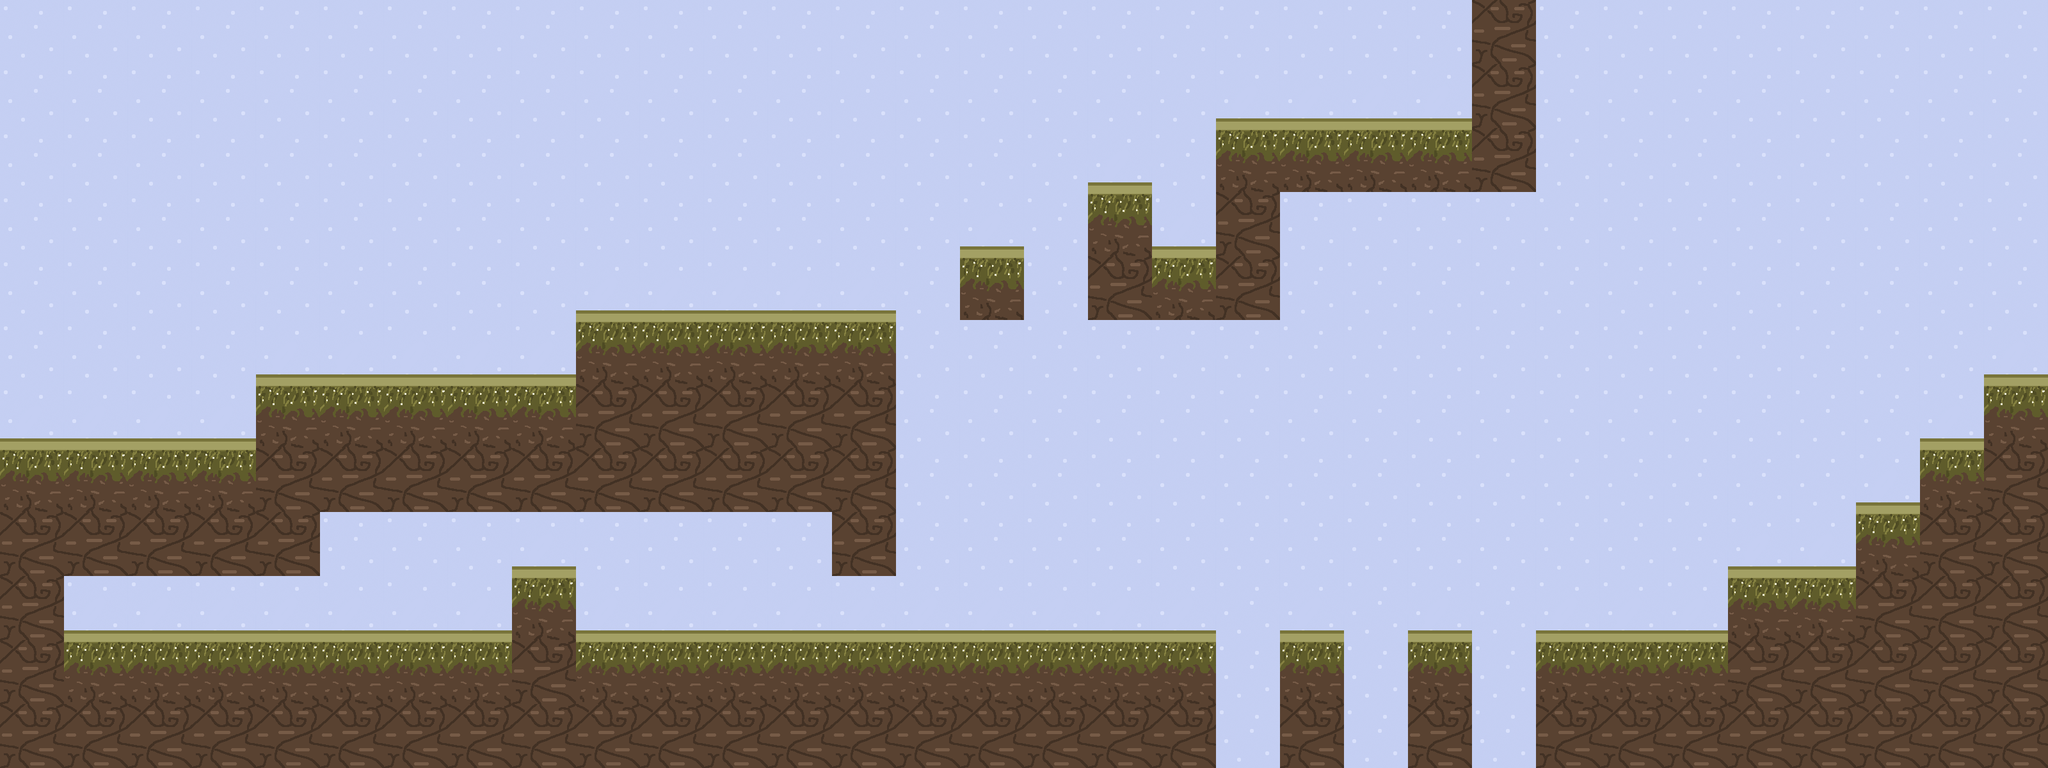

A level layout from a 2D game, rendered from its tile map. Below: a short description, then the map file with tile-grid data replaced by summaries:
An orthogonal 32x12 tile map with 100x100 px tiles, 1 tile layer (Слой тайлов 1), 7 tilesets and 57 objects.

<map version="1.2" tiledversion="1.3.3" orientation="orthogonal" renderorder="right-down" width="32" height="12" tilewidth="100" tileheight="100" infinite="0" nextlayerid="3" nextobjectid="68">
 <editorsettings>
  <export target="Level2Map..tmx" format="tmx" />
 </editorsettings>
 <tileset firstgid="1" source="Level1TileMap.tsx" />
 <tileset firstgid="5" name="flag" tilewidth="83" tileheight="83" tilecount="1" columns="1">
  <image source="../flag1.png" width="83" height="83" />
  <tile id="0">
   <properties>
    <property name="message" value="Hello, World!" />
    <property name="name" value="Sign" />
   </properties>
  </tile>
 </tileset>
 <tileset firstgid="6" name="emenySt1" tilewidth="100" tileheight="100" tilecount="1" columns="1">
  <properties>
   <property name="name" value="StickEnemy" />
  </properties>
  <image source="../emenySt1.png" width="100" height="100" />
  <tile id="0">
   <properties>
    <property name="name" value="StickEnemy" />
   </properties>
  </tile>
 </tileset>
 <tileset firstgid="7" name="fire" tilewidth="100" tileheight="100" tilecount="1" columns="1">
  <image source="fire.png" width="100" height="100" />
  <tile id="0">
   <properties>
    <property name="name" value="Fire" />
   </properties>
  </tile>
 </tileset>
 <tileset firstgid="8" name="crystal" tilewidth="50" tileheight="50" tilecount="1" columns="1">
  <image source="../crystal.png" width="50" height="50" />
  <tile id="0">
   <properties>
    <property name="name" value="Crystal" />
   </properties>
  </tile>
 </tileset>
 <tileset firstgid="9" name="firstAidKit" tilewidth="50" tileheight="50" tilecount="1" columns="1">
  <properties>
   <property name="name" value="FirstAidKit" />
  </properties>
  <image source="../firstAidKit.png" width="50" height="50" />
  <tile id="0">
   <properties>
    <property name="name" value="FirstAidKit" />
   </properties>
  </tile>
 </tileset>
 <tileset firstgid="10" name="grass" tilewidth="44" tileheight="44" tilecount="1" columns="1">
  <image source="../trava2.png" width="44" height="44" />
  <tile id="0">
   <properties>
    <property name="name" value="Grass" />
   </properties>
  </tile>
 </tileset>
 <layer id="1" name="Слой тайлов 1" width="32" height="12">
  <data>[384 cells, 384 non-empty, 4 distinct tile ids]</data>
 </layer>
 <objectgroup id="2" name="Слой объектов 1">
  <object id="2" gid="5" x="1302.33" y="503" width="83" height="83">
   <properties>
    <property name="message" value="Find all crystals" />
   </properties>
  </object>
  <object id="3" gid="5" x="117" y="998.333" width="83" height="83">
   <properties>
    <property name="message" value="Tupik" />
   </properties>
  </object>
  <object id="4" gid="5" x="1137.67" y="1000.33" width="83" height="83">
   <properties>
    <property name="message" value="Warning! Angry monstr inside! Grrrrrr" />
   </properties>
  </object>
  <object id="10" gid="6" x="3004.67" y="688.667" width="100" height="100" />
  <object id="11" gid="6" x="2603.33" y="988.667" width="100" height="100" />
  <object id="12" gid="6" x="483.333" y="992" width="100" height="100" />
  <object id="13" gid="6" x="793.333" y="589.333" width="100" height="100" />
  <object id="14" x="6" y="700" width="494" height="196">
   <properties>
    <property name="name" value="Solid" />
   </properties>
  </object>
  <object id="15" x="401" y="601" width="999" height="198">
   <properties>
    <property name="name" value="Solid" />
   </properties>
  </object>
  <object id="16" x="1301.33" y="801.333" width="97.3333" height="96">
   <properties>
    <property name="name" value="Solid" />
   </properties>
  </object>
  <object id="17" x="901.333" y="501.333" width="498.667" height="97.3333">
   <properties>
    <property name="name" value="Solid" />
   </properties>
  </object>
  <object id="18" x="1500" y="401.333" width="100" height="97.3333">
   <properties>
    <property name="name" value="Solid" />
   </properties>
  </object>
  <object id="19" x="1700.5" y="300.5" width="100" height="99.5">
   <properties>
    <property name="name" value="Solid" />
   </properties>
  </object>
  <object id="20" x="1900" y="200.667" width="500" height="99.3333">
   <properties>
    <property name="name" value="Solid" />
   </properties>
  </object>
  <object id="21" x="2300" y="0" width="101.333" height="202">
   <properties>
    <property name="name" value="Solid" />
   </properties>
  </object>
  <object id="22" x="-0.666667" y="897.333" width="100" height="304">
   <properties>
    <property name="name" value="Solid" />
   </properties>
  </object>
  <object id="23" x="100" y="1000" width="1800" height="199.333">
   <properties>
    <property name="name" value="Solid" />
   </properties>
  </object>
  <object id="24" x="2000" y="1000.67" width="99.3333" height="198">
   <properties>
    <property name="name" value="Solid" />
   </properties>
  </object>
  <object id="25" x="2200.67" y="1000" width="98.6667" height="200">
   <properties>
    <property name="name" value="Solid" />
   </properties>
  </object>
  <object id="26" x="3100" y="600" width="100" height="601">
   <properties>
    <property name="name" value="Solid" />
   </properties>
  </object>
  <object id="27" x="3000" y="700" width="99" height="502">
   <properties>
    <property name="name" value="Solid" />
   </properties>
  </object>
  <object id="28" x="2901" y="801" width="98" height="402">
   <properties>
    <property name="name" value="Solid" />
   </properties>
  </object>
  <object id="29" x="2701" y="900" width="200" height="301">
   <properties>
    <property name="name" value="Solid" />
   </properties>
  </object>
  <object id="30" x="2401" y="1001" width="299" height="199">
   <properties>
    <property name="name" value="Solid" />
   </properties>
  </object>
  <object id="31" x="0" y="-2" width="17" height="895">
   <properties>
    <property name="name" value="Solid" />
   </properties>
  </object>
  <object id="32" x="3185" y="1" width="15" height="598">
   <properties>
    <property name="name" value="Solid" />
   </properties>
  </object>
  <object id="33" x="113" y="289">
   <properties>
    <property name="name" value="start" />
   </properties>
  </object>
  <object id="34" gid="7" x="1802" y="398" width="100" height="100" />
  <object id="35" x="1701.33" y="398.667" width="296" height="97.3333">
   <properties>
    <property name="name" value="Solid" />
   </properties>
  </object>
  <object id="36" x="1901.33" y="301.333" width="97.3333" height="97.3333">
   <properties>
    <property name="name" value="Solid" />
   </properties>
  </object>
  <object id="37" gid="8" x="3106.5" y="575" width="50" height="50" />
  <object id="38" gid="8" x="228.667" y="973" width="50" height="50" />
  <object id="39" gid="8" x="1132.5" y="481.333" width="50" height="50" />
  <object id="42" gid="10" x="712.667" y="994" width="44" height="44" />
  <object id="43" gid="10" x="98" y="991.333" width="44" height="44" />
  <object id="44" gid="10" x="156.667" y="694" width="44" height="44" />
  <object id="45" gid="10" x="503.333" y="596.667" width="44" height="44" />
  <object id="46" gid="10" x="1552.67" y="399.333" width="44" height="44" />
  <object id="47" gid="10" x="1064.67" y="491.333" width="44" height="44" />
  <object id="48" gid="10" x="1076.67" y="492.667" width="44" height="44" />
  <object id="49" gid="10" x="862" y="594" width="44" height="44" />
  <object id="50" gid="10" x="858" y="891.333" width="44" height="44" />
  <object id="51" gid="10" x="1399.33" y="990" width="44" height="44" />
  <object id="54" gid="10" x="1544.67" y="1047.33" width="44" height="44" />
  </objectgroup>
</map>
<!-- 13 of 57 objects omitted -->